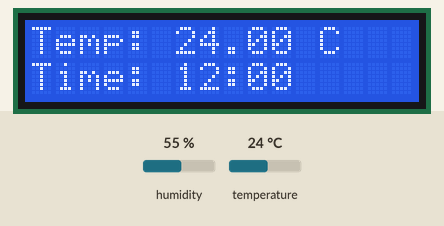
This sketch was run on a simulated Arduino Uno, built with avr-gcc and run on an emulated ATmega328P. Parts: 16×2 character LCD. Inputs (shaded band) come from the test bench; at power-on: temperature 24 °C, humidity 55 %. What the sketch prints to the serial monitor is not drawn.

Above: at 1.2 s.
1.3 s: temperature set to 12 °C
At 3.0 s:
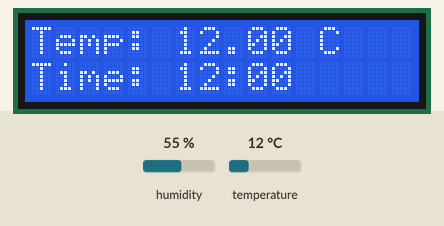
5.9 s: temperature set to 14 °C
At 7.2 s:
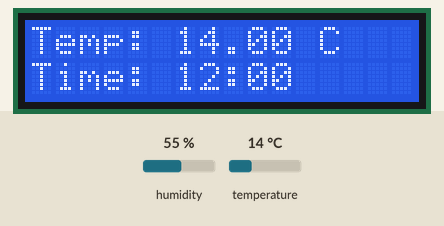
12.0 s: temperature set to 17 °C
At 31.9 s:
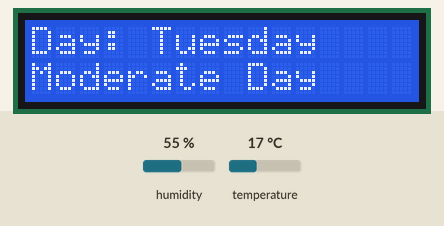
Timing chart, 0 to 33.4 s (numbered marks = the images above; inputs shaded):
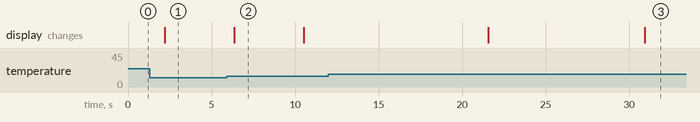

The sketch:

temp_tme_day_mood_final.ino
```cpp
#include <DHT.h>
#include <LiquidCrystal_I2C.h>
#include <TimeLib.h> // Include the TimeLib library

#define DHTPIN A3     // Pin connected to the DHT sensor
#define DHTTYPE DHT11 // DHT 11

DHT dht(DHTPIN, DHTTYPE); // Initialize DHT sensor

LiquidCrystal_I2C lcd(0x27, 16, 2); // Initialize LCD

unsigned long displayStartTime; // Variable to track the start time of display
bool manualTimeSet = false; // Flag to indicate if manual time has been set

void setup() {
  Serial.begin(9600);
  Serial.println("Temperature Sensor Test");

  dht.begin();
  lcd.init();
  lcd.backlight();

  setManualTime(); // Set manual time initially
  displayStartTime = millis(); // Initialize display start time
}

void loop() {
  float temperature = dht.readTemperature(); // Read temperature

  if (isnan(temperature)) { // Check if reading is valid
    Serial.println("Failed to read from DHT sensor!");
    return;
  }

  Serial.print("Temp: "); // Change "Temperature" to "Temp"
  Serial.print(temperature);
  Serial.println(" °C");

  // Check if it's time to display the day and weather condition
  if (millis() - displayStartTime >= 10000) {
    displayDayAndWeather(temperature); // Display the day and weather condition
  } else {
    displayTemperatureTime(temperature); // Display temperature and time
  }

  delay(1000);
}

void displayDayAndWeather(float temperature) {
  lcd.clear(); // Clear the LCD screen
  lcd.setCursor(0, 0);
  lcd.print("Day: ");

  // Manually edit the day here
  lcd.print("Tuesday"); // Change "Monday" to the desired day

  // Print weather condition based on temperature
  lcd.setCursor(0, 1);
  if (temperature > 25) {
    lcd.print("Sunny Day");
  } else if (temperature > 15) {
    lcd.print("Moderate Day");
  } else {
    lcd.print("Cold Day");
  }

  delay(10000); // Display the day and weather condition for 10 seconds before restarting
  displayStartTime = millis(); // Reset the display start time
}

void displayTemperatureTime(float temperature) {
  lcd.clear(); // Clear the LCD screen
  lcd.setCursor(0, 0);
  lcd.print("Temp:");
  lcd.setCursor(6, 0); // Move cursor to the 7th column of the 1st row
  lcd.print(temperature); // Print temperature value
  lcd.print(" C");

  if (!manualTimeSet) {
    setManualTime(); // Set manual time if it hasn't been set yet
  }

  // Get the current time
  int currentHour = hour();
  int currentMinute = minute();

  // Print the hour and minute on the second row
  lcd.setCursor(0, 1); // Set cursor to the first column of the second row
  lcd.print("Time: ");
  lcd.print(currentHour);
  lcd.print(":");
  if (currentMinute < 10) {
    lcd.print("0");
  }
  lcd.print(currentMinute);
}

void setManualTime() {
  // Manual time setting
  int manualHour = 12; // <--- Manually edit the hour here
  int manualMinute = 00; // <--- Manually edit the minute here

  setTime(manualHour, manualMinute, 0, 1, 1, 2022); // Set manual time
  manualTimeSet = true; // Update flag to indicate manual time has been set
}
```

Measured:
- the behaviour switches between 15 and 16 °C on temperature (found by bisection; images 2 and 3)
- after the input at 1.3 s, the display: changes after 0.90 s (image 1)
- after the input at 5.9 s, the display: changes after 0.46 s (image 2)
- after the input at 12.0 s, the display: first changes after 9.6 s (image 3 shows a later state)
- what the display in image 2 shows lasts 4.1 s, from 6.4 s to 10.5 s
